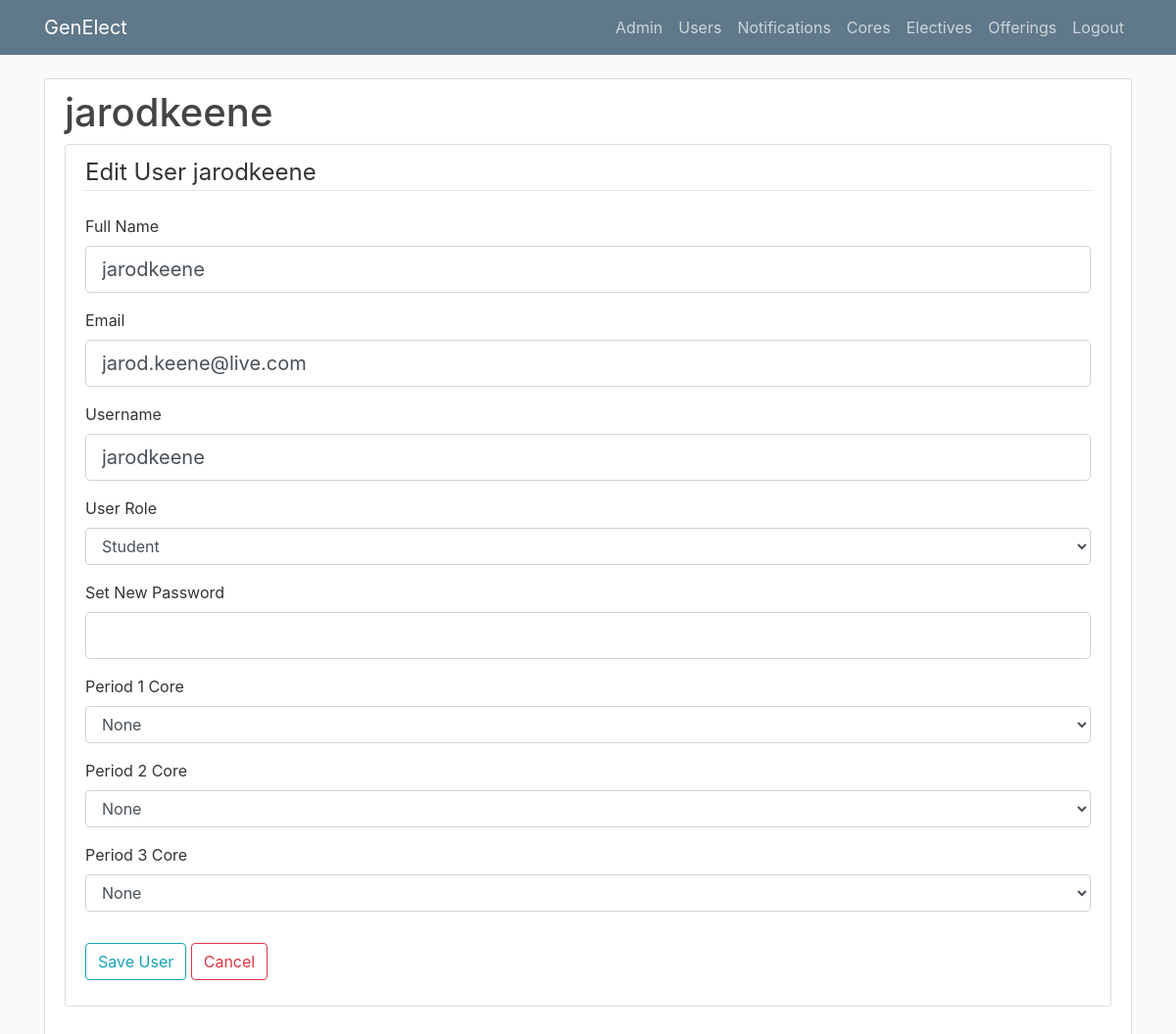
The app's page /edituser/2 (signed in) with its own data.
### genElect/models.py (models this page shows)
class Base(db.Model):
    __abstract__ = True
    id = db.Column(db.Integer, primary_key=True, autoincrement=True)
    date_created = db.Column(db.DateTime, default=db.func.current_timestamp())
    date_modified = db.Column(db.DateTime, default=db.func.current_timestamp(),
            onupdate=db.func.current_timestamp())

class Users(Base, UserMixin):
    __tablename__ = 'users'
    username = db.Column(db.String(100), unique=True)
    full_name = db.Column(db.String(100))
    email = db.Column(db.String(100))
    role = db.Column(db.String(32), nullable=False)
    password = db.Column(db.String(128))
    registrations = db.relationship('Registrations', backref='user', lazy=True)
    core_registrations = db.relationship('CoreRegistrations', backref='user', lazy=True)
    completed_electives = db.relationship('Completions', backref='user', lazy=True)

### genElect/__init__.py (the view, shortened to what this page needs)
@app.route("/user/<user_id>", methods=['GET', 'POST'])
@app.route("/edituser/<user_id>", methods=['GET', 'POST'])
def edituser(user_id):
    if current_user.is_authenticated and current_user.role == "admin":
        user = Users.query.filter_by(id=int(user_id)).first()
        if user:
            form = UserForm()
            if user.role == "student":
                choices1 = [('-1',"None")] #choices for period 1 cores
                choices2 = [('-1',"None")] #choices for period 2 cores
                choices3 = [('-1',"None")] #choices for period 3 cores
                cur1 = -1
                cur2 = -1
                cur3 = -1
                cores = Cores.query.all()
                form.core1.choices = choices1 #set the choices
                form.core2.choices = choices2 #set the choices
                form.core3.choices = choices3 #set the choices
            else:
                form.core1.data = form.core2.data = form.core3.data = "0"
            if form.validate_on_submit():
                if user.username != "admin":
                    if form.username.data == "admin":
                        flash("Username cannot be made admin", 'danger')
                    else:
                        user.username = form.username.data
                else:
                    if form.username.data != user.username:
                        flash("Admin username must not be changed", 'danger')
                user.full_name = form.full_name.data
                user.email = form.email.data
                if form.role.data != user.role:
                    if user.role == "student":
                        for core in user.core_registrations:
                            db.session.delete(core)
                        for elective in user.registrations:
                            db.session.delete(elective)
                        db.session.commit()
                    if user.username != "admin":
                        user.role = form.role.data
                    else:
                        flash("Admin account does not allow role change", 'danger')
                elif user.role == "student":
                    if cur1 != int(form.core1.data):
                        if cur1 != -1:
                            corereg = CoreRegistrations.query.filter_by(user_id=user.id,core_id=cur1).first()
                            if corereg:
                                flash(f"Removed core {corereg.core.name}", 'info')
                                db.session.delete(corereg)
                        if int(form.core1.data) != -1:
                            new_core_reg = CoreRegistrations(user_id=user.id,core_id=int(form.core1.data))
                            db.session.add(new_core_reg)
                            db.session.commit()
                            flash(f"Added core {new_core_reg.core.name}", 'info')
                    if cur2 != int(form.core2.data):
                        if cur2 != -1:
                            corereg = CoreRegistrations.query.filter_by(user_id=user.id,core_id=cur2).first()
                            if corereg:
                                flash(f"Removed core {corereg.core.name}", 'info')
                                db.session.delete(corereg)
                        if int(form.core2.data) != -1:
                            new_core_reg = CoreRegistrations(user_id=user.id,core_id=int(form.core2.data))
                            db.session.add(new_core_reg)
                            db.session.commit()
                            flash(f"Added core {new_core_reg.core.name}", 'info')
                    if cur3 != int(form.core3.data):
                        if cur3 != -1:
                            corereg = CoreRegistrations.query.filter_by(user_id=user.id,core_id=cur3).first()
                            if corereg:
                                flash(f"Removed core {corereg.core.name}", 'info')
                                db.session.delete(corereg)
                        if int(form.core3.data) != -1:
                            new_core_reg = CoreRegistrations(user_id=user.id,core_id=int(form.core3.data))
                            db.session.add(new_core_reg)
                            db.session.commit()
                            flash(f"Added core {new_core_reg.core.name}", 'info')
                if form.password.data:
                    user.password = form.password.data
                    flash("New password set", 'success')
                try:
                    db.session.commit()
                except:
                    flash("Something went wrong, try again but confirm data input", 'danger')
                flash("Account Info Updated", 'success')
                return redirect(f'/user/{user_id}')
            elif request.method == 'GET':
                if user.role == "student":
                    form.core1.data = str(cur1) #set the current registered
                    form.core2.data = str(cur2) #set the current registered
                    form.core3.data = str(cur3) #set the current registered
                form.full_name.data = user.full_name
                form.email.data = user.email
                form.username.data = user.username
                form.role.data = user.role
            return render_template('edituser.html', user=user, form=form, title="User Edit")
        else:
            return render_template('notfound.html')
    else:
        return render_template('denied.html')

### genElect/forms/__init__.py
class UserForm(FlaskForm):
	full_name = StringField('Full Name', validators=[DataRequired()])
	email = StringField('Email', validators=[DataRequired()])
	username = StringField('Username', validators=[DataRequired()])
	choices = [('student','Student'), ('instructor','Instructor'), ('admin','Admin')]
	role = SelectField('User Role', choices=choices, validators=[Required()])
	password = PasswordField('Set New Password')
	core1 = SelectField('Period 1 Core', choices=[('0','none')])
	core2 = SelectField('Period 2 Core', choices=[('0','none')])
	core3 = SelectField('Period 3 Core', choices=[('0','none')])
	submit = SubmitField('Save User')

### genElect/__init__.py (called while the page is built)
@login_manager.user_loader
def load_user(user_id):
    return Users.query.get(int(user_id))

### genElect/templates/edituser.html (shortened to what this page needs)
{% extends "layout.html" %}
{% block content %}
<div class="content-section">
  	<div class="media">
    	<div class="media-body">
      		<h2 class="account-heading">{{user.username}}</h2>
    	</div>
  	</div>
  <div class="content-section">
    	<form method="POST" action="">
    		<fieldset class="form-group">
    			<legend class="border-bottom mb-4">Edit User {{user.full_name}}</legend>
    			<div class="form-group">
    				{{ form.full_name.label(class="form-control-label") }}
                    {% if form.full_name.errors %}
                        {{ form.full_name(class="form-control form-control-lg is-invalid") }}
                        <div class="invalid-feedback">
                            {% for error in form.full_name.errors %}
                                <span>{{ error }}</span>
                            {% endfor%}
                        </div>
                    {% else %}
                        {{ form.full_name(class="form-control form-control-lg") }}
                    {% endif %}
    			</div>
    			<div class="form-group">
    				{{ form.email.label(class="form-control-label") }}
    				{% if form.email.errors %}
                        {{ form.email(class="form-control form-control-lg is-invalid") }}
                        <div class="invalid-feedback">
                            {% for error in form.email.errors %}
                                <span>{{ error }}</span>
                            {% endfor%}
                        </div>
                    {% else %}
                        {{ form.email(class="form-control form-control-lg") }}
                    {% endif %}
    			</div>
    			<div class="form-group">
    				{{ form.username.label(class="form-control-label") }}
    				{% if form.username.errors %}
                        {{ form.username(class="form-control form-control-lg is-invalid") }}
                        <div class="invalid-feedback">
                            {% for error in form.username.errors %}
                                <span>{{ error }}</span>
                            {% endfor%}
                        </div>
                    {% else %}
                        {{ form.username(class="form-control form-control-lg") }}
                    {% endif %}
    			</div>
    			<div class="form-group">
    				{{ form.role.label(class="form-control-label") }}
    				{{ form.role(class="form-control") }}
    			</div>
                <div class="form-group">
                    {{ form.password.label(class="form-control-label") }}
                    {% if form.password.errors %}
                        {{ form.password(class="form-control form-control-lg is-invalid") }}
                        <div class="invalid-feedback">
                            {% for error in form.password.errors %}
                                <span>{{ error }}</span>
                            {% endfor%}
                        </div>
                    {% else %}
                        {{ form.password(class="form-control form-control-lg") }}
                    {% endif %}
                </div>
                {% if user.role == "student" %}
                    <div class="form-group">
                        {{ form.core1.label(class="form-control-label") }}
                        {{ form.core1(class="form-control") }}
                    </div>
                    <div class="form-group">
                        {{ form.core2.label(class="form-control-label") }}
                        {{ form.core2(class="form-control") }}
                    </div>
                    <div class="form-group">
                        {{ form.core3.label(class="form-control-label") }}
                        {{ form.core3(class="form-control") }}
                    </div>
                {% endif %}
    		</fieldset>
    		<div class="form-group">
    			{{ form.submit(class="btn btn-outline-info") }}
                <button type="button" onclick="window.location.href = '/allusers'" class="btn btn-outline-danger">Cancel</button>
            </div>
    	</form>
    </div>
</div>
{% endblock content %}

### genElect/static/main.css (style rules this page uses)
body { background: #fafafa; color: #333333; margin-top: 5rem; }
h1, h2, h3, h4, h5, h6 { color: #444444; }
.content-section { background: #ffffff; padding: 10px 20px; border: 1px solid #dddddd; border-radius: 3px; margin-bottom: 20px; }
.account-heading { font-size: 2.5rem; }

### records on screen
Users: username "jarodkeene", full_name "jarodkeene", email "jarod.keene@live.com", role "Student"
